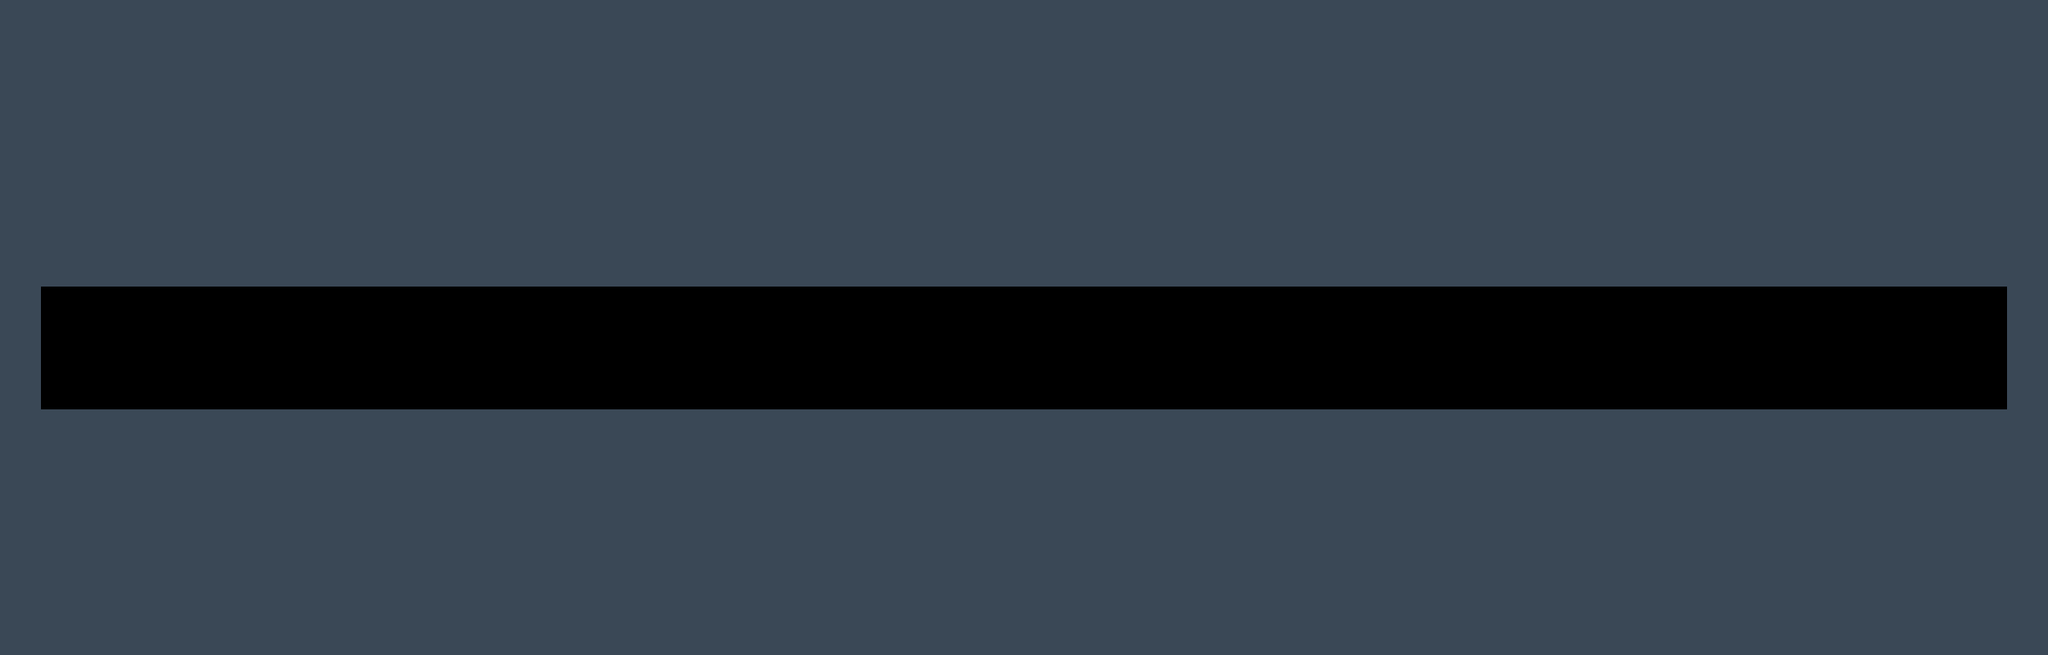

A level layout from a 2D game, rendered from its tile map. Below: a short description, then the map file with its tile-grid data intact:
An orthogonal 100x32 tile map with 25x25 px tiles, 1 tile layer (Слой тайлов 1).

<map version="1.5" tiledversion="1.7.2" orientation="orthogonal" renderorder="left-up" width="100" height="32" tilewidth="25" tileheight="25" infinite="0" nextlayerid="2" nextobjectid="1">
 <editorsettings>
  <export target="../level8.csv" format="csv" />
 </editorsettings>
 <tileset firstgid="1" source="tiles.tsx" />
 <layer id="1" name="Слой тайлов 1" width="100" height="32">
  <data encoding="csv">
1,1,1,1,1,1,1,1,1,1,1,1,1,1,1,1,1,1,1,1,1,1,1,1,1,1,1,1,1,1,1,1,1,1,1,1,1,1,1,1,1,1,1,1,1,1,1,1,1,1,1,1,1,1,1,1,1,1,1,1,1,1,1,1,1,1,1,1,1,1,1,1,1,1,1,1,1,1,1,1,1,1,1,1,1,1,1,1,1,1,1,1,1,1,1,1,1,1,1,1,
1,1,1,1,1,1,1,1,1,1,1,1,1,1,1,1,1,1,1,1,1,1,1,1,1,1,1,1,1,1,1,1,1,1,1,1,1,1,1,1,1,1,1,1,1,1,1,1,1,1,1,1,1,1,1,1,1,1,1,1,1,1,1,1,1,1,1,1,1,1,1,1,1,1,1,1,1,1,1,1,1,1,1,1,1,1,1,1,1,1,1,1,1,1,1,1,1,1,1,1,
1,1,1,1,1,1,1,1,1,1,1,1,1,1,1,1,1,1,1,1,1,1,1,1,1,1,1,1,1,1,1,1,1,1,1,1,1,1,1,1,1,1,1,1,1,1,1,1,1,1,1,1,1,1,1,1,1,1,1,1,1,1,1,1,1,1,1,1,1,1,1,1,1,1,1,1,1,1,1,1,1,1,1,1,1,1,1,1,1,1,1,1,1,1,1,1,1,1,1,1,
1,1,1,1,1,1,1,1,1,1,1,1,1,1,1,1,1,1,1,1,1,1,1,1,1,1,1,1,1,1,1,1,1,1,1,1,1,1,1,1,1,1,1,1,1,1,1,1,1,1,1,1,1,1,1,1,1,1,1,1,1,1,1,1,1,1,1,1,1,1,1,1,1,1,1,1,1,1,1,1,1,1,1,1,1,1,1,1,1,1,1,1,1,1,1,1,1,1,1,1,
1,1,1,1,1,1,1,1,1,1,1,1,1,1,1,1,1,1,1,1,1,1,1,1,1,1,1,1,1,1,1,1,1,1,1,1,1,1,1,1,1,1,1,1,1,1,1,1,1,1,1,1,1,1,1,1,1,1,1,1,1,1,1,1,1,1,1,1,1,1,1,1,1,1,1,1,1,1,1,1,1,1,1,1,1,1,1,1,1,1,1,1,1,1,1,1,1,1,1,1,
1,1,1,1,1,1,1,1,1,1,1,1,1,1,1,1,1,1,1,1,1,1,1,1,1,1,1,1,1,1,1,1,1,1,1,1,1,1,1,1,1,1,1,1,1,1,1,1,1,1,1,1,1,1,1,1,1,1,1,1,1,1,1,1,1,1,1,1,1,1,1,1,1,1,1,1,1,1,1,1,1,1,1,1,1,1,1,1,1,1,1,1,1,1,1,1,1,1,1,1,
1,1,1,1,1,1,1,1,1,1,1,1,1,1,1,1,1,1,1,1,1,1,1,1,1,1,1,1,1,1,1,1,1,1,1,1,1,1,1,1,1,1,1,1,1,1,1,1,1,1,1,1,1,1,1,1,1,1,1,1,1,1,1,1,1,1,1,1,1,1,1,1,1,1,1,1,1,1,1,1,1,1,1,1,1,1,1,1,1,1,1,1,1,1,1,1,1,1,1,1,
1,1,1,1,1,1,1,1,1,1,1,1,1,1,1,1,1,1,1,1,1,1,1,1,1,1,1,1,1,1,1,1,1,1,1,1,1,1,1,1,1,1,1,1,1,1,1,1,1,1,1,1,1,1,1,1,1,1,1,1,1,1,1,1,1,1,1,1,1,1,1,1,1,1,1,1,1,1,1,1,1,1,1,1,1,1,1,1,1,1,1,1,1,1,1,1,1,1,1,1,
1,1,1,1,1,1,1,1,1,1,1,1,1,1,1,1,1,1,1,1,1,1,1,1,1,1,1,1,1,1,1,1,1,1,1,1,1,1,1,1,1,1,1,1,1,1,1,1,1,1,1,1,1,1,1,1,1,1,1,1,1,1,1,1,1,1,1,1,1,1,1,1,1,1,1,1,1,1,1,1,1,1,1,1,1,1,1,1,1,1,1,1,1,1,1,1,1,1,1,1,
1,1,1,1,1,1,1,1,1,1,1,1,1,1,1,1,1,1,1,1,1,1,1,1,1,1,1,1,1,1,1,1,1,1,1,1,1,1,1,1,1,1,1,1,1,1,1,1,1,1,1,1,1,1,1,1,1,1,1,1,1,1,1,1,1,1,1,1,1,1,1,1,1,1,1,1,1,1,1,1,1,1,1,1,1,1,1,1,1,1,1,1,1,1,1,1,1,1,1,1,
1,1,1,1,1,1,1,1,1,1,1,1,1,1,1,1,1,1,1,1,1,1,1,1,1,1,1,1,1,1,1,1,1,1,1,1,1,1,1,1,1,1,1,1,1,1,1,1,1,1,1,1,1,1,1,1,1,1,1,1,1,1,1,1,1,1,1,1,1,1,1,1,1,1,1,1,1,1,1,1,1,1,1,1,1,1,1,1,1,1,1,1,1,1,1,1,1,1,1,1,
1,1,1,1,1,1,1,1,1,1,1,1,1,1,1,1,1,1,1,1,1,1,1,1,1,1,1,1,1,1,1,1,1,1,1,1,1,1,1,1,1,1,1,1,1,1,1,1,1,1,1,1,1,1,1,1,1,1,1,1,1,1,1,1,1,1,1,1,1,1,1,1,1,1,1,1,1,1,1,1,1,1,1,1,1,1,1,1,1,1,1,1,1,1,1,1,1,1,1,1,
1,1,1,1,1,1,1,1,1,1,1,1,1,1,1,1,1,1,1,1,1,1,1,1,1,1,1,1,1,1,1,1,1,1,1,1,1,1,1,1,1,1,1,1,1,1,1,1,1,1,1,1,1,1,1,1,1,1,1,1,1,1,1,1,1,1,1,1,1,1,1,1,1,1,1,1,1,1,1,1,1,1,1,1,1,1,1,1,1,1,1,1,1,1,1,1,1,1,1,1,
1,1,1,1,1,1,1,1,1,1,1,1,1,1,1,1,1,1,1,1,1,1,1,1,1,1,1,1,1,1,1,1,1,1,1,1,1,1,1,1,1,1,1,1,1,1,1,1,1,1,1,1,1,1,1,1,1,1,1,1,1,1,1,1,1,1,1,1,1,1,1,1,1,1,1,1,1,1,1,1,1,1,1,1,1,1,1,1,1,1,1,1,1,1,1,1,1,1,1,1,
1,1,0,0,0,0,0,0,0,0,0,0,0,0,0,0,0,0,0,0,0,0,0,0,0,0,0,0,0,0,0,0,0,0,0,0,0,0,0,0,0,0,0,0,0,0,0,0,0,0,0,0,0,0,0,0,0,0,0,0,0,0,0,0,0,0,0,0,0,0,0,0,0,0,0,0,0,0,0,0,0,0,0,0,0,0,0,0,0,0,0,0,0,0,0,0,0,0,1,1,
1,1,0,0,0,0,0,0,0,0,0,0,0,0,0,0,0,0,0,0,0,0,0,0,0,0,0,0,0,0,0,0,0,0,0,0,0,0,0,0,0,0,0,0,0,0,0,0,0,0,0,0,0,0,0,0,0,0,0,0,0,0,0,0,0,0,0,0,0,0,0,0,0,0,0,0,0,0,0,0,0,0,0,0,0,0,0,0,0,0,0,0,0,0,0,0,0,0,1,1,
1,1,0,0,0,0,0,0,0,0,0,0,0,0,0,0,0,0,0,0,0,0,0,0,0,0,0,0,0,0,0,0,0,0,0,0,0,0,0,0,0,0,0,0,0,0,0,0,0,0,0,0,0,0,0,0,0,0,0,0,0,0,0,0,0,0,0,0,0,0,0,0,0,0,0,0,0,0,0,0,0,0,0,0,0,0,0,0,0,0,0,0,0,0,0,0,0,0,1,1,
1,1,0,0,0,0,0,0,0,0,0,0,0,0,0,0,0,0,0,0,0,0,0,0,0,0,0,0,0,0,0,0,0,0,0,0,0,0,0,0,0,0,0,0,0,0,0,0,0,0,0,0,0,0,0,0,0,0,0,0,0,0,0,0,0,0,0,0,0,0,0,0,0,0,0,0,0,0,0,0,0,0,0,0,0,0,0,0,0,0,0,0,0,0,0,0,0,0,1,1,
1,1,0,0,0,0,0,0,0,0,0,0,0,0,0,0,0,0,0,0,0,0,0,0,0,0,0,0,0,0,0,0,0,0,0,0,0,0,0,0,0,0,0,0,0,0,0,0,0,0,0,0,0,0,0,0,0,0,0,0,0,0,0,0,0,0,0,0,0,0,0,0,0,0,0,0,0,0,0,0,0,0,0,0,0,0,0,0,0,0,0,0,0,0,0,0,0,0,1,1,
1,1,0,0,0,0,0,0,0,0,0,0,0,0,0,0,0,0,0,0,0,0,0,0,0,0,0,0,0,0,0,0,0,0,0,0,0,0,0,0,0,0,0,0,0,0,0,0,0,0,0,0,0,0,0,0,0,0,0,0,0,0,0,0,0,0,0,0,0,0,0,0,0,0,0,0,0,0,0,0,0,0,0,0,0,0,0,0,0,0,0,0,0,0,0,0,0,0,1,1,
1,1,1,1,1,1,1,1,1,1,1,1,1,1,1,1,1,1,1,1,1,1,1,1,1,1,1,1,1,1,1,1,1,1,1,1,1,1,1,1,1,1,1,1,1,1,1,1,1,1,1,1,1,1,1,1,1,1,1,1,1,1,1,1,1,1,1,1,1,1,1,1,1,1,1,1,1,1,1,1,1,1,1,1,1,1,1,1,1,1,1,1,1,1,1,1,1,1,1,1,
1,1,1,1,1,1,1,1,1,1,1,1,1,1,1,1,1,1,1,1,1,1,1,1,1,1,1,1,1,1,1,1,1,1,1,1,1,1,1,1,1,1,1,1,1,1,1,1,1,1,1,1,1,1,1,1,1,1,1,1,1,1,1,1,1,1,1,1,1,1,1,1,1,1,1,1,1,1,1,1,1,1,1,1,1,1,1,1,1,1,1,1,1,1,1,1,1,1,1,1,
1,1,1,1,1,1,1,1,1,1,1,1,1,1,1,1,1,1,1,1,1,1,1,1,1,1,1,1,1,1,1,1,1,1,1,1,1,1,1,1,1,1,1,1,1,1,1,1,1,1,1,1,1,1,1,1,1,1,1,1,1,1,1,1,1,1,1,1,1,1,1,1,1,1,1,1,1,1,1,1,1,1,1,1,1,1,1,1,1,1,1,1,1,1,1,1,1,1,1,1,
1,1,1,1,1,1,1,1,1,1,1,1,1,1,1,1,1,1,1,1,1,1,1,1,1,1,1,1,1,1,1,1,1,1,1,1,1,1,1,1,1,1,1,1,1,1,1,1,1,1,1,1,1,1,1,1,1,1,1,1,1,1,1,1,1,1,1,1,1,1,1,1,1,1,1,1,1,1,1,1,1,1,1,1,1,1,1,1,1,1,1,1,1,1,1,1,1,1,1,1,
1,1,1,1,1,1,1,1,1,1,1,1,1,1,1,1,1,1,1,1,1,1,1,1,1,1,1,1,1,1,1,1,1,1,1,1,1,1,1,1,1,1,1,1,1,1,1,1,1,1,1,1,1,1,1,1,1,1,1,1,1,1,1,1,1,1,1,1,1,1,1,1,1,1,1,1,1,1,1,1,1,1,1,1,1,1,1,1,1,1,1,1,1,1,1,1,1,1,1,1,
1,1,1,1,1,1,1,1,1,1,1,1,1,1,1,1,1,1,1,1,1,1,1,1,1,1,1,1,1,1,1,1,1,1,1,1,1,1,1,1,1,1,1,1,1,1,1,1,1,1,1,1,1,1,1,1,1,1,1,1,1,1,1,1,1,1,1,1,1,1,1,1,1,1,1,1,1,1,1,1,1,1,1,1,1,1,1,1,1,1,1,1,1,1,1,1,1,1,1,1,
1,1,1,1,1,1,1,1,1,1,1,1,1,1,1,1,1,1,1,1,1,1,1,1,1,1,1,1,1,1,1,1,1,1,1,1,1,1,1,1,1,1,1,1,1,1,1,1,1,1,1,1,1,1,1,1,1,1,1,1,1,1,1,1,1,1,1,1,1,1,1,1,1,1,1,1,1,1,1,1,1,1,1,1,1,1,1,1,1,1,1,1,1,1,1,1,1,1,1,1,
1,1,1,1,1,1,1,1,1,1,1,1,1,1,1,1,1,1,1,1,1,1,1,1,1,1,1,1,1,1,1,1,1,1,1,1,1,1,1,1,1,1,1,1,1,1,1,1,1,1,1,1,1,1,1,1,1,1,1,1,1,1,1,1,1,1,1,1,1,1,1,1,1,1,1,1,1,1,1,1,1,1,1,1,1,1,1,1,1,1,1,1,1,1,1,1,1,1,1,1,
1,1,1,1,1,1,1,1,1,1,1,1,1,1,1,1,1,1,1,1,1,1,1,1,1,1,1,1,1,1,1,1,1,1,1,1,1,1,1,1,1,1,1,1,1,1,1,1,1,1,1,1,1,1,1,1,1,1,1,1,1,1,1,1,1,1,1,1,1,1,1,1,1,1,1,1,1,1,1,1,1,1,1,1,1,1,1,1,1,1,1,1,1,1,1,1,1,1,1,1,
1,1,1,1,1,1,1,1,1,1,1,1,1,1,1,1,1,1,1,1,1,1,1,1,1,1,1,1,1,1,1,1,1,1,1,1,1,1,1,1,1,1,1,1,1,1,1,1,1,1,1,1,1,1,1,1,1,1,1,1,1,1,1,1,1,1,1,1,1,1,1,1,1,1,1,1,1,1,1,1,1,1,1,1,1,1,1,1,1,1,1,1,1,1,1,1,1,1,1,1,
1,1,1,1,1,1,1,1,1,1,1,1,1,1,1,1,1,1,1,1,1,1,1,1,1,1,1,1,1,1,1,1,1,1,1,1,1,1,1,1,1,1,1,1,1,1,1,1,1,1,1,1,1,1,1,1,1,1,1,1,1,1,1,1,1,1,1,1,1,1,1,1,1,1,1,1,1,1,1,1,1,1,1,1,1,1,1,1,1,1,1,1,1,1,1,1,1,1,1,1,
1,1,1,1,1,1,1,1,1,1,1,1,1,1,1,1,1,1,1,1,1,1,1,1,1,1,1,1,1,1,1,1,1,1,1,1,1,1,1,1,1,1,1,1,1,1,1,1,1,1,1,1,1,1,1,1,1,1,1,1,1,1,1,1,1,1,1,1,1,1,1,1,1,1,1,1,1,1,1,1,1,1,1,1,1,1,1,1,1,1,1,1,1,1,1,1,1,1,1,1
</data>
 </layer>
</map>
